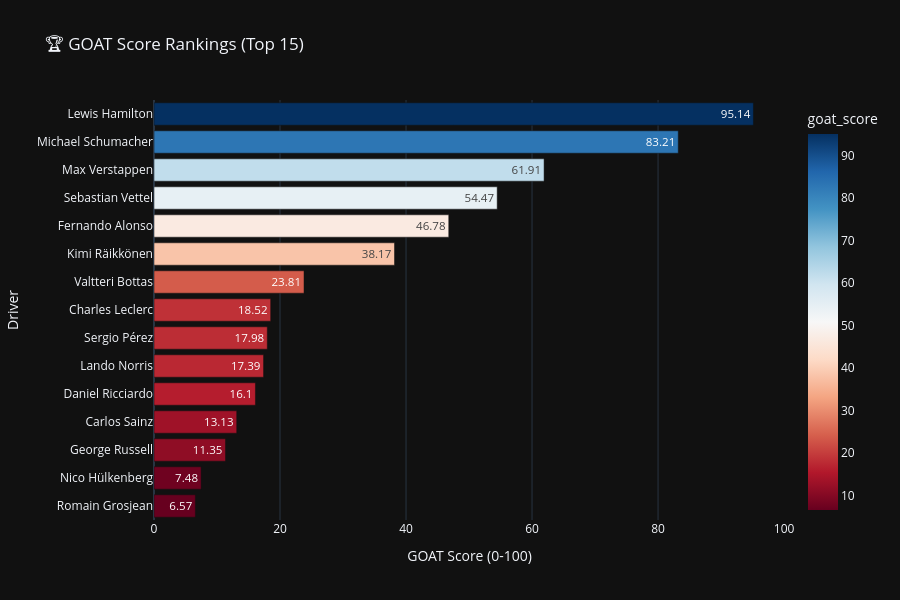

Source (notebook cell):
### Code cell
# GOAT Score Visualization
fig = px.bar(
    top_goat.reset_index(),
    x='goat_score',
    y='driver_name',
    orientation='h',
    title='🏆 GOAT Score Rankings (Top 15)',
    color='goat_score',
    color_continuous_scale='RdBu',
    text='goat_score',
    hover_data=['wins', 'win_rate', 'podiums']
)

fig.update_layout(
    yaxis=dict(autorange="reversed"),
    xaxis_title="GOAT Score (0-100)",
    yaxis_title="Driver",
    height=600,
    template='plotly_dark'
)
fig.show()

### Figure 1 — Plotly figure (JSON) as saved in the notebook; plotly's stock layout.template omitted (floating-point values rounded to 4 significant figures)
{"data": [{"customdata": [[105.0, 269.2, 203.0], [91.0, 303.3, 155.0], [71.0, 186.8, 127.0], [53.0, 135.9, 122.0], [32.0, 86.49, 106.0], [21.0, 55.26, 103.0], [10.0, 25.0, 67.0], [8.0, 22.22, 52.0], [6.0, 15.38, 39.0], [11.0, 30.56, 44.0], [8.0, 20.0, 32.0], [4.0, 10.53, 29.0], [6.0, 16.67, 26.0], [0.0, 0.0, 1.0], [0.0, 0.0, 10.0]], "hovertemplate": "goat_score=%{marker.color}<br>driver_name=%{y}<br>wins=%{customdata[0]}<br>win_rate=%{customdata[1]}<br>podiums=%{customdata[2]}<extra></extra>", "legendgroup": "", "marker": {"color": [95.14, 83.21, 61.91, 54.47, 46.78, 38.17, 23.81, 18.52, 17.98, 17.39, 16.1, 13.13, 11.35, 7.48, 6.57], "coloraxis": "coloraxis", "pattern": {"shape": ""}}, "name": "", "orientation": "h", "showlegend": false, "text": [95.14, 83.21, 61.91, 54.47, 46.78, 38.17, 23.81, 18.52, 17.98, 17.39, 16.1, 13.13, 11.35, 7.48, 6.57], "textposition": "auto", "type": "bar", "x": [95.14, 83.21, 61.91, 54.47, 46.78, 38.17, 23.81, 18.52, 17.98, 17.39, 16.1, 13.13, 11.35, 7.48, 6.57], "xaxis": "x", "y": ["Lewis Hamilton", "Michael Schumacher", "Max Verstappen", "Sebastian Vettel", "Fernando Alonso", "Kimi Räikkönen", "Valtteri Bottas", "Charles Leclerc", "Sergio Pérez", "Lando Norris", "Daniel Ricciardo", "Carlos Sainz", "George Russell", "Nico Hülkenberg", "Romain Grosjean"], "yaxis": "y"}], "layout": {"barmode": "relative", "coloraxis": {"colorbar": {"title": {"text": "goat_score"}}, "colorscale": [[0, "rgb(103,0,31)"], [0.1, "rgb(178,24,43)"], [0.2, "rgb(214,96,77)"], [0.3, "rgb(244,165,130)"], [0.4, "rgb(253,219,199)"], [0.5, "rgb(247,247,247)"], [0.6, "rgb(209,229,240)"], [0.7, "rgb(146,197,222)"], [0.8, "rgb(67,147,195)"], [0.9, "rgb(33,102,172)"], [1, "rgb(5,48,97)"]]}, "height": 600, "legend": {"tracegroupgap": 0}, "title": {"text": "🏆 GOAT Score Rankings (Top 15)"}, "xaxis": {"anchor": "y", "domain": [0, 1], "title": {"text": "GOAT Score (0-100)"}}, "yaxis": {"anchor": "x", "autorange": "reversed", "domain": [0, 1], "title": {"text": "Driver"}}}}
